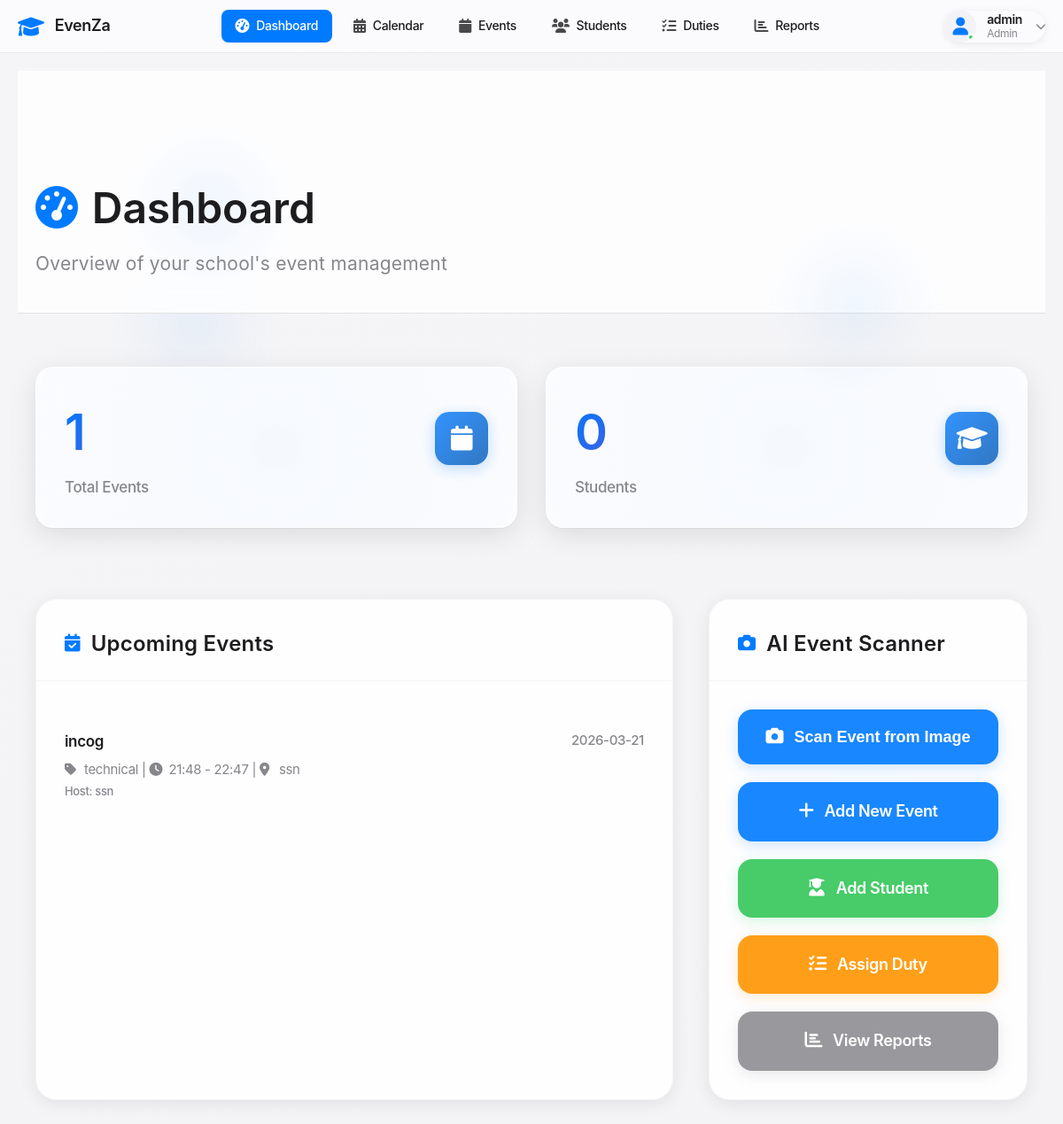
Before: /dashboard (signed in) with the older database file.
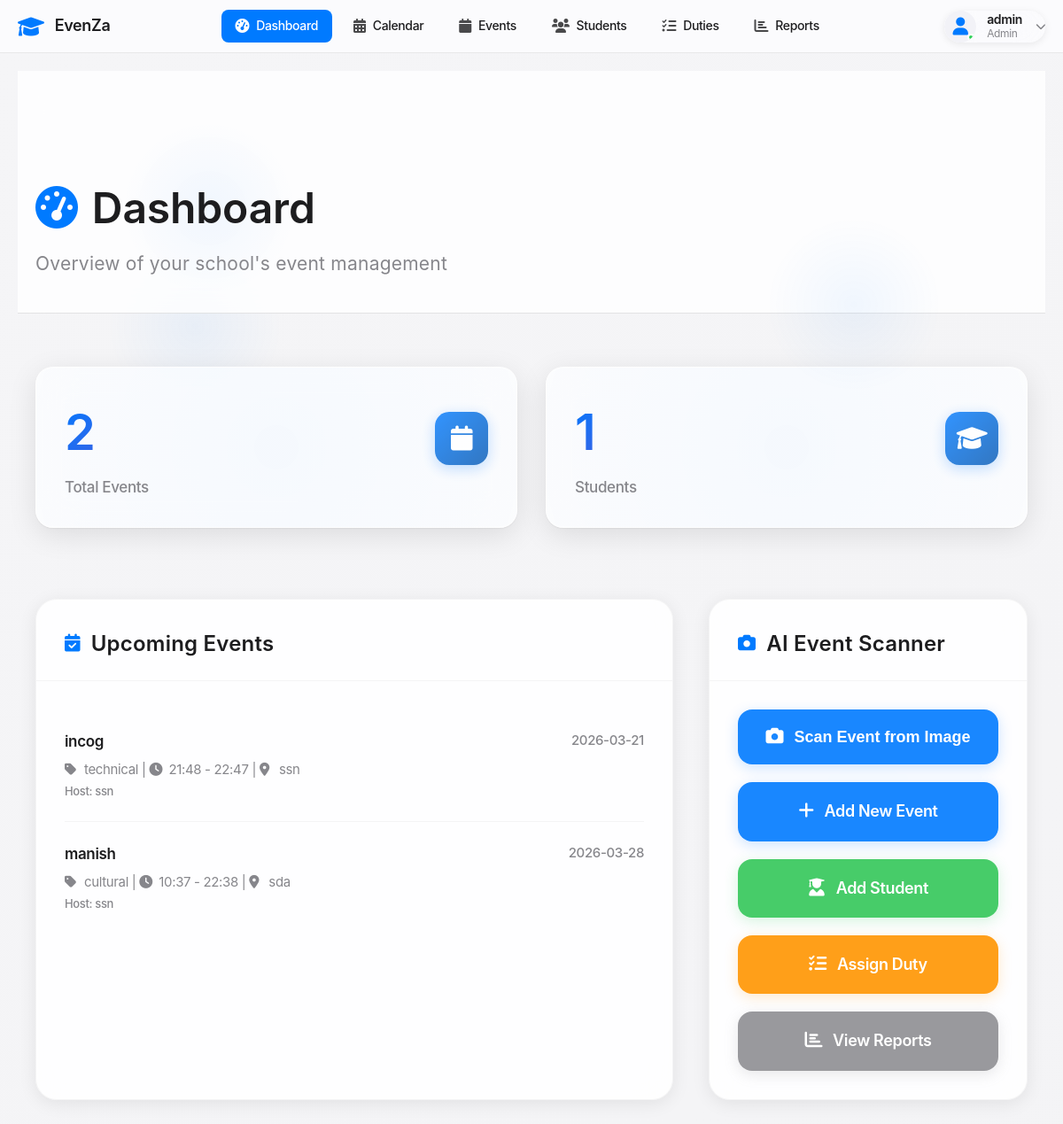
After: the same page with the newer database file.
### tables this page shows
CREATE TABLE events (
            id INTEGER PRIMARY KEY AUTOINCREMENT,
            name TEXT NOT NULL,
            type TEXT NOT NULL,
            event_date DATE NOT NULL,
            start_time TIME NOT NULL,
            end_time TIME NOT NULL,
            venue TEXT NOT NULL,
            description TEXT,
            host_school TEXT NOT NULL,
            participating_schools TEXT,
            status TEXT DEFAULT 'upcoming',
            created_at TIMESTAMP DEFAULT CURRENT_TIMESTAMP
        );

### app.py (the view)
@app.route('/dashboard')
@login_required
def dashboard():
    conn = get_db_connection()
    total_events = conn.execute('SELECT COUNT(*) as count FROM events').fetchone()['count']
    total_participants = conn.execute('SELECT COUNT(*) as count FROM participants WHERE type = "student"').fetchone()['count']
    total_duty_personnel = conn.execute('SELECT COUNT(*) as count FROM duty_personnel').fetchone()['count']
    total_duties = conn.execute('SELECT COUNT(*) as count FROM duties').fetchone()['count']
    upcoming_events = conn.execute('''
        SELECT * FROM events
        WHERE event_date >= DATE('now')
        ORDER BY event_date ASC
        LIMIT 5
    ''').fetchall()
    conn.close()
    return render_template('dashboard.html',
                         total_events=total_events,
                         total_participants=total_participants,
                         total_duty_personnel=total_duty_personnel,
                         total_duties=total_duties,
                         upcoming_events=upcoming_events)

### app.py (called while the page is built)
def get_db_connection():
    conn = sqlite3.connect('events.db')
    conn.row_factory = sqlite3.Row
    return conn

def login_required(f):
    @wraps(f)
    def decorated_function(*args, **kwargs):
        if 'user_id' not in session:
            flash('Please login to access this page', 'error')
            return redirect(url_for('login'))
        return f(*args, **kwargs)
    return decorated_function

### templates/dashboard.html (shortened to what the changed rows need)
{% extends "base.html" %}
{% block content %}
    <div class="main-header fade-in">
        <div class="container">
            <h1><i class="fas fa-tachometer-alt"></i>Dashboard</h1>
        </div>
    </div>
    <div class="container">
        <div class="stats-grid">
            <div class="stat-card fade-in">
                <div class="stat-card-content">
                    <div>
                        <div class="stat-number">{{ total_events }}</div>
                        <div class="stat-label">Total Events</div>
                    </div>
                </div>
            </div>
            <div class="stat-card fade-in">
                <div class="stat-card-content">
                    <div>
                        <div class="stat-number">{{ total_participants }}</div>
                        <div class="stat-label">Students</div>
                    </div>
                </div>
            </div>
        </div>
        <div class="content-grid">
            <div class="apple-card fade-in">
                <div class="card-header">
                    <h2 class="card-title">
                        <i class="fas fa-calendar-check"></i>Upcoming Events
                    </h2>
                </div>
                <div class="card-body">
                    {% if upcoming_events %}
                        <ul class="event-list">
                            {% for event in upcoming_events %}
                                <li class="event-item">
                                    <div class="event-header">
                                        <div class="event-name">{{ event.name }}</div>
                                        <div class="event-date">{{ event.event_date }}</div>
                                    </div>
                                    <div class="event-details">
                                        <i class="fas fa-tag"></i>{{ event.type }} |
                                        <i class="fas fa-clock"></i>{{ event.start_time }} - {{ event.end_time }} |
                                        <i class="fas fa-map-marker-alt"></i>{{ event.venue }}
                                    </div>
                                    <div class="event-host">Host: {{ event.host_school }}</div>
                                </li>
                            {% endfor %}
                        </ul>
                    {% else %}
                        <div class="empty-state">
                            <i class="fas fa-calendar-times"></i>
                            <p>No upcoming events found.</p>
                        </div>
                    {% endif %}
                </div>
            </div>
            <div class="apple-card fade-in">
                <div class="card-header">
                    <h2 class="card-title">
                        <i class="fas fa-camera"></i>AI Event Scanner
                    </h2>
                </div>
            </div>
        </div>
    </div>
{% endblock %}

Changed rows visible on the page:
added events: name "manish", event_date "2026-03-28", type "cultural", start_time "10:37", end_time "22:38", venue "sda", host_school "ssn"
Other visible differences:
{{ total_events }}: "1" → "2"
{{ total_participants }}: "0" → "1"
